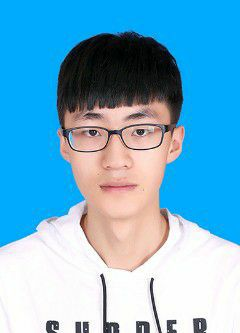
#> input picture tutorial/20190703053.jpg, 240 x 333 px, found by its file name
$ python tutorial_6_7_blur.py
#> lines starting #> are read from the running program, lines starting #| are printed output that depends on the picture
#> further down, src is the input picture: shape (333, 240, 3); mean B, G, R 207.9, 175.5, 110.9
'''
一些图像知识：
1. 噪声：主要有三种：
椒盐噪声（Salt & Pepper）：含有随机出现的黑白亮度值。
脉冲噪声：只含有随机的正脉冲和负脉冲噪声。
高斯噪声：含有亮度服从高斯或正态分布的噪声。高斯噪声是很多传感器噪声的模型，如摄像机的电子干扰噪声。
2. 滤波器：主要两类：线性和非线性
线性滤波器：使用连续窗函数内像素加权和来实现滤波，同一模式的权重因子可以作用在每一个窗口内，即线性滤波器是空间不变的。
如果图像的不同部分使用不同的滤波权重因子，线性滤波器是空间可变的。因此可以使用卷积模板来实现滤波。
线性滤波器对去除高斯噪声有很好的效果。常用的线性滤波器有均值滤波器和高斯平滑滤波器。
(1) 均值滤波器：最简单均值滤波器是局部均值运算，即每一个像素只用其局部邻域内所有值的平均值来置换.
(2) 高斯平滑滤波器是一类根据高斯函数的形状来选择权值的线性滤波器。 高斯平滑滤波器对去除服从正态分布的噪声是很有效的。
非线性滤波器:
(1) 中值滤波器:均值滤波和高斯滤波运算主要问题是有可能模糊图像中尖锐不连续的部分。
中值滤波器的基本思想使用像素点邻域灰度值的中值来代替该像素点的灰度值，它可以去除脉冲噪声、椒盐噪声同时保留图像边缘细节。
中值滤波不依赖于邻域内与典型值差别很大的值，处理过程不进行加权运算。
中值滤波在一定条件下可以克服线性滤波器所造成的图像细节模糊，而对滤除脉冲干扰很有效。
(2) 边缘保持滤波器:由于均值滤波：平滑图像外还可能导致图像边缘模糊和中值滤波：去除脉冲噪声的同时可能将图像中的线条细节滤除。
边缘保持滤波器是在综合考虑了均值滤波器和中值滤波器的优缺点后发展起来的，它的特点是：
滤波器在除噪声脉冲的同时，又不至于使图像边缘十分模糊。
过程：分别计算[i，j]的左上角子邻域、左下角子邻域、右上角子邻域、右下角子邻域的灰度分布均匀度V；
然后取最小均匀度对应区域的均值作为该像素点的新灰度值。分布越均匀，均匀度V值越小。v=<(f(x, y) - f_(x, y))^2

'''


import cv2 as cv
import numpy as np


def blur_demo(image):
    # dst = cv.blur(image, (5, 5))  # 卷积核为5x5，均值模糊
    # dst = cv.medianBlur(image, 5)  # 中值模糊，对麻子噪声去噪较好

    # 自定义滤波器
    # kernel = np.ones([5, 5], np.float32) / 25  # 内核大小
    kernel = np.array([[0, -1, 0], [-1, 5, -1], [0, -1, 0]], np.float32)  # 锐化算子

    # filter2D(src, ddepth(图像深度，-1表示默认和src一样深度), kernel, dst=None, anchor=None(锚点，卷积核中心), delta=None, borderType=None)
    dst = cv.filter2D(image, -1, kernel=kernel)  # 二维滤波器
    cv.imshow("blur_demo", dst)


def clamp(pv):
    if pv > 255:
        return 255
    elif pv < 0:
        return 0
    else:
        return pv


def gaussian_noise(image):  # 加高斯噪声
    h, w, c = image.shape
#> h = 333; w = 240; c = 3
    for row in range(h):
        for col in range(w):
            s = np.random.normal(0, 20, 3)  # normal(loc=0.0, scale=1.0, size=None),均值，标准差，大小

            b = image[row, col, 0]
            g = image[row, col, 1]
            r = image[row, col, 2]

            image[row, col, 0] = clamp(b + s[0])
            image[row, col, 1] = clamp(g + s[1])
            image[row, col, 2] = clamp(r + s[2])
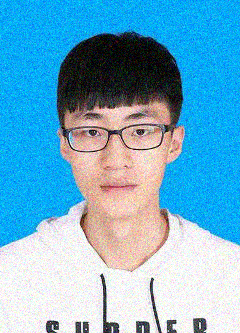
#> image: shape (333, 240, 3); mean B, G, R 203.4, 173.8, 112.2

    cv.imshow("gaussian_noise", image)


if __name__ == '__main__':

    src = cv.imread(r"d:\python\20190703053.jpg")  # 读入图片放进src中
    cv.namedWindow("Crystal Liu")  # 创建窗口
    cv.imshow("Crystal Liu", src)  # 将src图片放入该创建的窗口中
    # blur_demo(src)
    t1 = cv.getTickCount()
    gaussian_noise(src)
    t2 = cv.getTickCount()
    time = (t2 - t1)/cv.getTickFrequency()
    print("time consume: %s"%(time * 1000))#打印需要的时间

    # GaussianBlur(src, ksize, sigmaX, dst=None, sigmaY=None, borderType=None)
    # ksize表示卷积核大小，sigmaX，Y表示x，y方向上的标准差，这两者只需一个即可，并且ksize为大于0的奇数

    dst = cv.GaussianBlur(src, (5, 5), 0)  # 高斯模糊，sigmaX与ksize一个为0
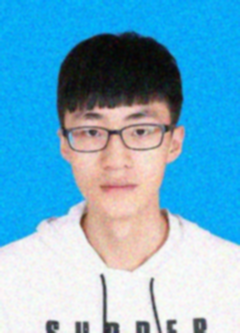
#> dst: shape (333, 240, 3); mean B, G, R 203.4, 173.8, 112.2
    cv.imshow("Gaussian blur", dst)
    cv.waitKey(0) # 等有键输入或者1000ms后自动将窗口消除，0表示只用键输入结束窗口
    cv.destroyAllWindows()  # 关闭所有窗口
